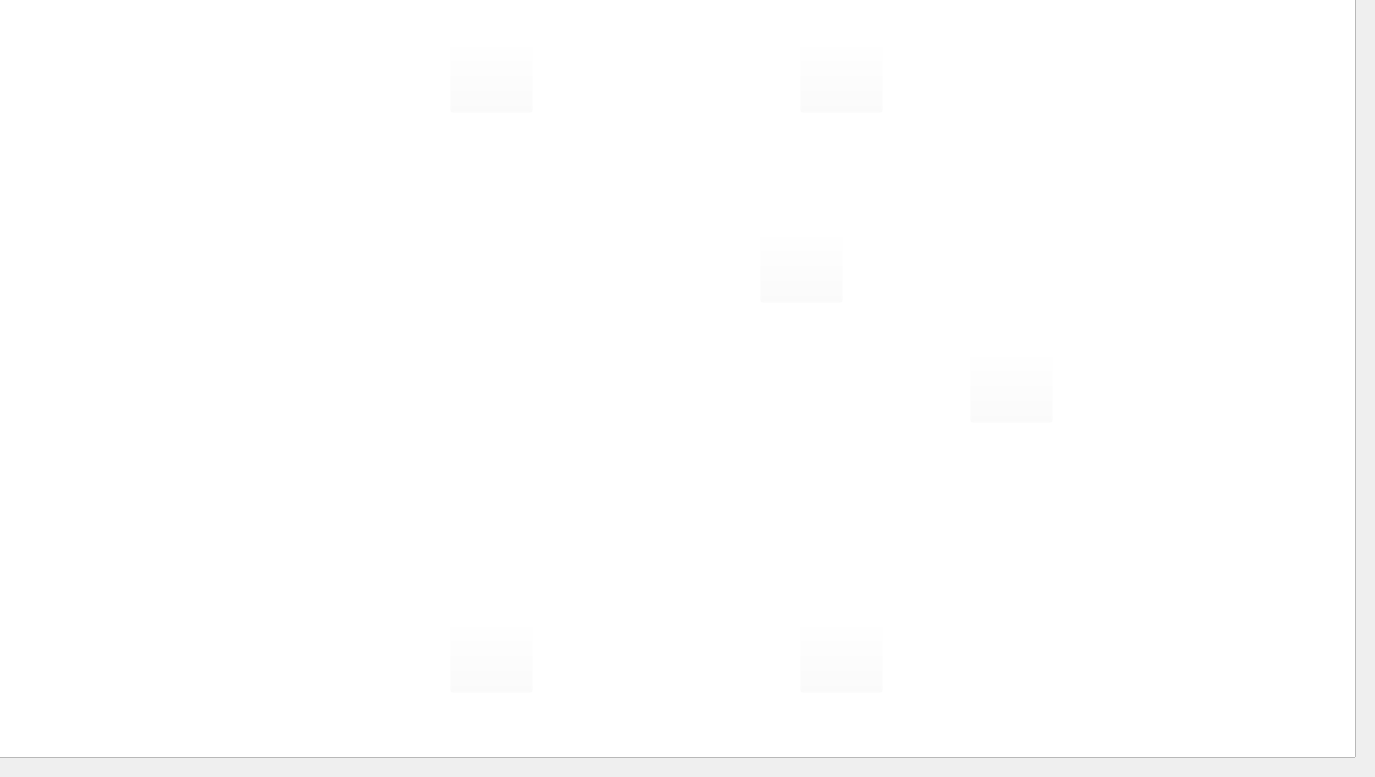
     <widget class="QWidget" name="OneLine">
      <widget class="QTextBrowser" name="textBrowser_OneLine">
       <property name="geometry">
        <rect>
         <x>-10</x>
         <y>-10</y>
         <width>1366</width>
         <height>768</height>
        </rect>
       </property>
       <property name="minimumSize">
        <size>
         <width>1366</width>
         <height>768</height>
        </size>
       </property>
       <property name="html">
        <string>&lt;!DOCTYPE HTML PUBLIC &quot;-//W3C//DTD HTML 4.0//EN&quot; &quot;http://www.w3.org/TR/REC-html40/strict.dtd&quot;&gt;
&lt;html&gt;&lt;head&gt;&lt;meta name=&quot;qrichtext&quot; content=&quot;1&quot; /&gt;&lt;style type=&quot;text/css&quot;&gt;
p, li { white-space: pre-wrap; }
&lt;/style&gt;&lt;/head&gt;&lt;body style=&quot; font-family:'Ubuntu'; font-size:11pt; font-weight:400; font-style:normal;&quot;&gt;
&lt;p align=&quot;center&quot; style=&quot; margin-top:0px; margin-bottom:0px; margin-left:0px; margin-right:0px; -qt-block-indent:0; text-indent:0px;&quot;&gt;&lt;img src=&quot;:/HMIbackground/HMIbackground.png&quot; /&gt;&lt;/p&gt;&lt;/body&gt;&lt;/html&gt;</string>
       </property>
      </widget>
      <widget class="QPushButton" name="btn_OneLine_loc1TL1">
       <property name="geometry">
        <rect>
         <x>450</x>
         <y>40</y>
         <width>83</width>
         <height>73</height>
        </rect>
       </property>
       <property name="minimumSize">
        <size>
         <width>83</width>
         <height>73</height>
        </size>
       </property>
       <property name="maximumSize">
        <size>
         <width>83</width>
         <height>73</height>
        </size>
       </property>
       <property name="styleSheet">
        <string notr="true">background-image: url(:/HMIbackground/Faultimage.png);
background-color: rgba(255, 255, 255, 0);</string>
       </property>
       <property name="text">
        <string/>
       </property>
      </widget>
      <widget class="QPushButton" name="btn_OneLine_loc2TL5">
       <property name="geometry">
        <rect>
         <x>800</x>
         <y>40</y>
         <width>83</width>
         <height>73</height>
        </rect>
       </property>
       <property name="minimumSize">
        <size>
         <width>83</width>
         <height>73</height>
        </size>
       </property>
       <property name="maximumSize">
        <size>
         <width>83</width>
         <height>73</height>
        </size>
       </property>
       <property name="styleSheet">
        <string notr="true">background-image: url(:/HMIbackground/Faultimage.png);
background-color: rgba(255, 255, 255, 0);</string>
       </property>
       <property name="text">
        <string/>
       </property>
      </widget>
      <widget class="QPushButton" name="btn_OneLine_loc3TL4">
       <property name="geometry">
        <rect>
         <x>450</x>
         <y>620</y>
         <width>83</width>
         <height>73</height>
        </rect>
       </property>
       <property name="minimumSize">
        <size>
         <width>83</width>
         <height>73</height>
        </size>
       </property>
       <property name="maximumSize">
        <size>
         <width>83</width>
         <height>73</height>
        </size>
       </property>
       <property name="styleSheet">
        <string notr="true">background-image: url(:/HMIbackground/Faultimage.png);
background-color: rgba(255, 255, 255, 0);</string>
       </property>
       <property name="text">
        <string/>
       </property>
      </widget>
      <widget class="QPushButton" name="btn_OneLine_loc4TL7">
       <property name="geometry">
        <rect>
         <x>800</x>
         <y>620</y>
         <width>83</width>
         <height>73</height>
        </rect>
       </property>
       <property name="minimumSize">
        <size>
         <width>83</width>
         <height>73</height>
        </size>
       </property>
       <property name="maximumSize">
        <size>
         <width>83</width>
         <height>73</height>
        </size>
       </property>
       <property name="styleSheet">
        <string notr="true">background-image: url(:/HMIbackground/Faultimage.png);
background-color: rgba(255, 255, 255, 0);</string>
       </property>
       <property name="text">
        <string/>
       </property>
      </widget>
      <widget class="QPushButton" name="btn_OneLine_loc6TL6">
       <property name="geometry">
        <rect>
         <x>970</x>
         <y>350</y>
         <width>83</width>
         <height>73</height>
        </rect>
       </property>
       <property name="minimumSize">
        <size>
         <width>83</width>
         <height>73</height>
        </size>
       </property>
       <property name="maximumSize">
        <size>
         <width>83</width>
         <height>73</height>
        </size>
       </property>
       <property name="styleSheet">
        <string notr="true">background-image: url(:/HMIbackground/Faultimage.png);
background-color: rgba(255, 255, 255, 0);</string>
       </property>
       <property name="text">
        <string/>
       </property>
      </widget>
      <widget class="QPushButton" name="btn_OneLine_loc5TL9">
       <property name="geometry">
        <rect>
         <x>760</x>
         <y>230</y>
         <width>83</width>
         <height>73</height>
        </rect>
       </property>
       <property name="minimumSize">
        <size>
         <width>83</width>
         <height>73</height>
        </size>
       </property>
       <property name="maximumSize">
        <size>
         <width>83</width>
         <height>73</height>
        </size>
       </property>
       <property name="styleSheet">
        <string notr="true">background-image: url(:/HMIbackground/Faultimage.png);
background-color: rgba(255, 255, 255, 0);</string>
       </property>
       <property name="text">
        <string/>
       </property>
      </widget>
      <zorder>textBrowser_OneLine</zorder>
      <zorder>btn_OneLine_loc5TL9</zorder>
      <zorder>btn_OneLine_loc3TL4</zorder>
      <zorder>btn_OneLine_loc4TL7</zorder>
      <zorder>btn_OneLine_loc6TL6</zorder>
      <zorder>btn_OneLine_loc1TL1</zorder>
      <zorder>btn_OneLine_loc2TL5</zorder>
     </widget>
